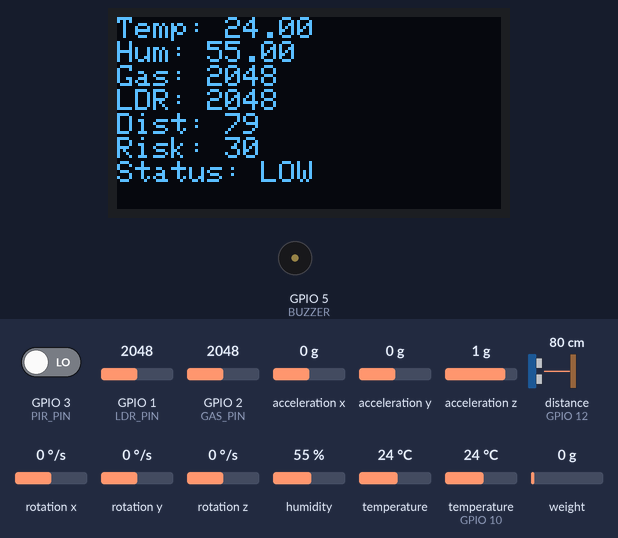
The sketch below on a simulated ESP32-S3. Shown: 128×64 one-colour display, buzzer (waves = sounding, pin HIGH). Wiring (from diagram.json): ultrasonic range finder: trigger GPIO 11; echo GPIO 12. The test bench sets the inputs (shaded band); at power-on: distance to the obstacle (sensor on GPIO 12) 80 cm, weight on the scale 0 g, GPIO 2 (GAS_PIN) = 2048, temperature (sensor on GPIO 10) 24 °C, GPIO 1 (LDR_PIN) = 2048, GPIO 3 (PIR_PIN) LOW, acceleration x 0 g, acceleration y 0 g, acceleration z 1 g, rotation x 0 °/s, rotation y 0 °/s, rotation z 0 °/s, humidity 55 %, temperature 24 °C. The echo pulse lasts 58.3 µs per cm; pins used as bus, display or sensor lines are not drawn; what the sketch prints to the serial monitor is not drawn.

Above: at 4.3 s.
4.4 s: distance to the obstacle (sensor on GPIO 12) set to 2 cm
At 6.4 s:
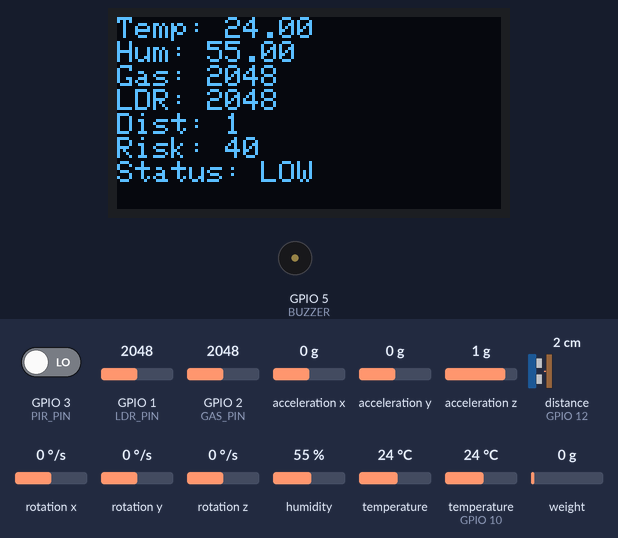
6.7 s: weight on the scale set to 100 g
At 7.8 s:
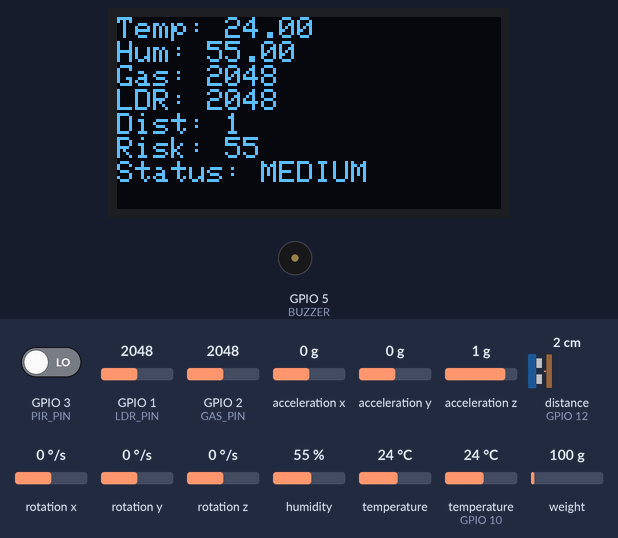
8.5 s: GPIO 2 (GAS_PIN) set to 1940
At 11.0 s:
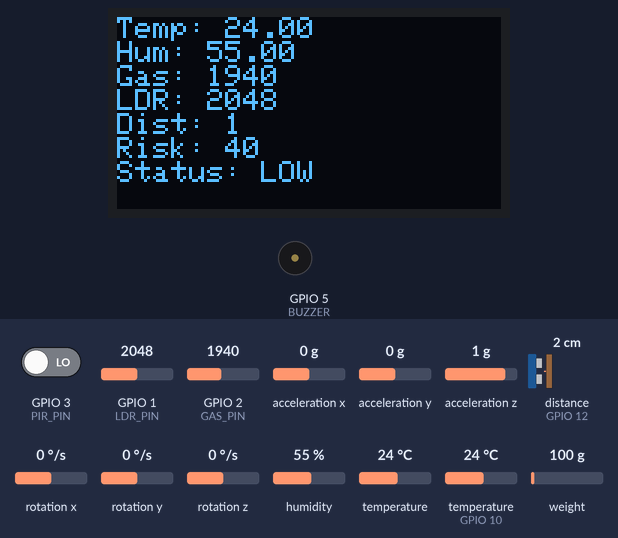
11.3 s: GPIO 2 (GAS_PIN) set to 1061
At 13.5 s:
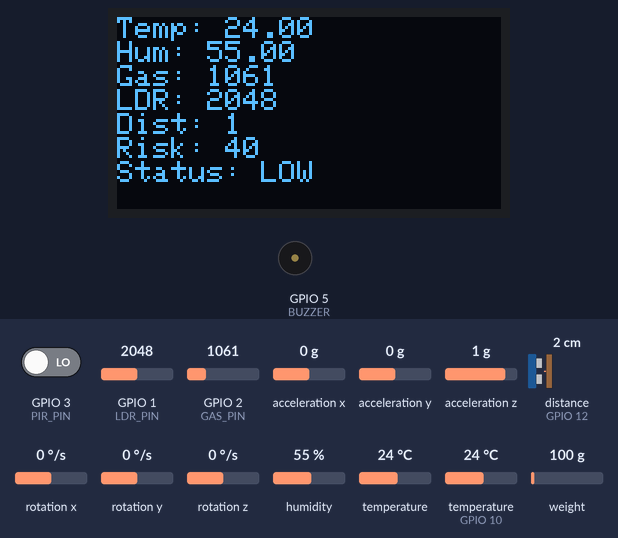
14.3 s: GPIO 2 (GAS_PIN) set to 927
At 16.9 s:
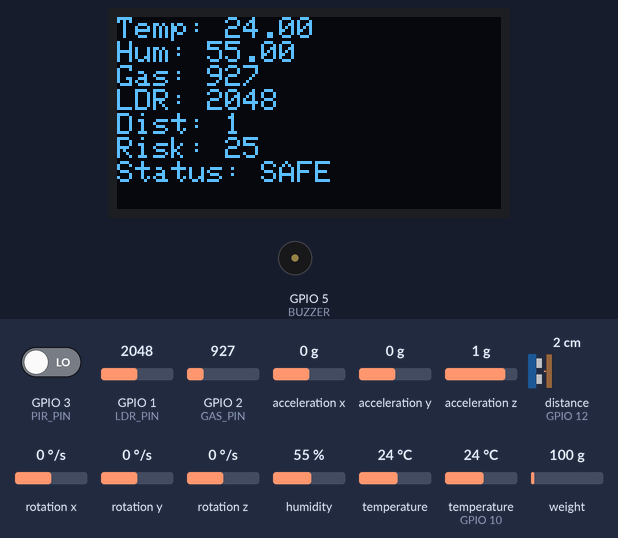
17.4 s: temperature (sensor on GPIO 10) set to 12 °C
At 20.3 s:
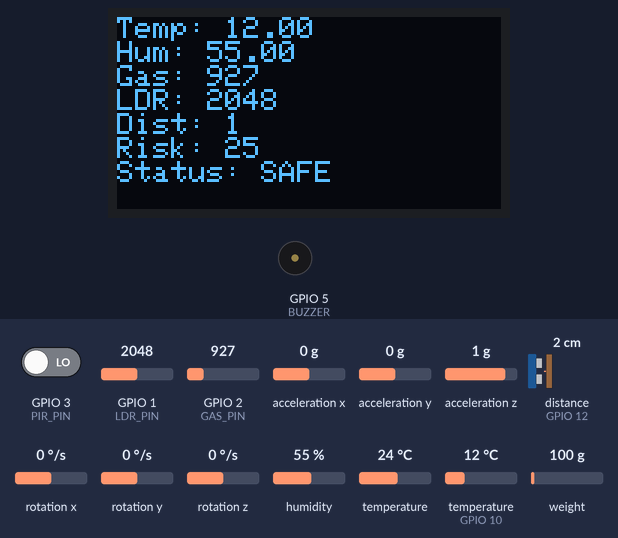
Timing chart, 0 to 21.4 s (numbered marks = the images above; inputs shaded):
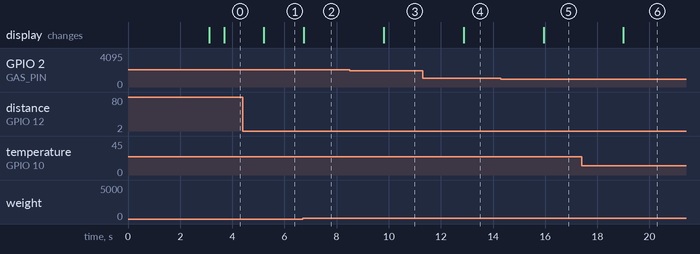

The sketch:

sketch.ino
```cpp
#include <Wire.h>
#include <Adafruit_GFX.h>
#include <Adafruit_SSD1306.h>
#include <DHT.h>
#include "HX711.h"
#include <Adafruit_Sensor.h>
#include <Adafruit_MPU6050.h>

// Display
#define SCREEN_WIDTH 128
#define SCREEN_HEIGHT 64
Adafruit_SSD1306 display(SCREEN_WIDTH, SCREEN_HEIGHT, &Wire, -1);

// Pins
#define DHTPIN 10
#define DHTTYPE DHT22
#define PIR_PIN 3
#define BUZZER 5
#define BUTTON 4
#define GAS_PIN 2
#define LDR_PIN 1
#define TRIG 11
#define ECHO 12
#define HX_DT 6
#define HX_SCK 7

// Sensors
DHT dht(DHTPIN, DHTTYPE);
HX711 scale;
Adafruit_MPU6050 mpu;

float baseWeight = 0;
// >>> FIX: Track MPU6050 status with a flag instead of calling begin() every loop
bool mpuReady = false;

// Buzzer control
unsigned long lastBuzzerTime = 0;
const int beepInterval = 500;

// Ultrasonic helper
long readUltrasonic() {
  digitalWrite(TRIG, LOW);
  delayMicroseconds(2);
  digitalWrite(TRIG, HIGH);
  delayMicroseconds(10);
  digitalWrite(TRIG, LOW);
  long duration = pulseIn(ECHO, HIGH, 30000);

  if (duration == 0) {
    duration = 20000;
  }

  return duration * 0.034 / 2;
}

// Risk calculation
int calculateRisk(float temp, int gas, int motion, float weightChange,
                  long distance, int light, float tilt) {
  int risk = 0;
  if (gas > 2000) risk += 30;
  else if (gas > 1000) risk += 15;

  if (temp > 40) risk += 10;
  if (motion) risk += 15;
  if (weightChange > 50) risk += 15;
  if (distance < 20) risk += 10;
  if (light < 1000 && motion) risk += 10;
  if (tilt > 20) risk += 10;

  return risk;
}

void setup() {
  Serial.begin(115200);
  delay(2000);
  Serial.println("ESP32 booted, starting sensors...");

  pinMode(PIR_PIN, INPUT);
  pinMode(BUZZER, OUTPUT);
  pinMode(BUTTON, INPUT_PULLUP);
  pinMode(TRIG, OUTPUT);
  pinMode(ECHO, INPUT);

  Wire.begin(8, 9);

  // I2C Scanner
  byte error, address;
  Serial.println("Scanning I2C...");
  for (address = 1; address < 127; address++) {
    Wire.beginTransmission(address);
    error = Wire.endTransmission();
    if (error == 0) {
      Serial.print("I2C device found at 0x");
      Serial.println(address, HEX);
    }
  }

  // DHT
  dht.begin();

  // HX711
  scale.begin(HX_DT, HX_SCK);
  unsigned long startTime = millis();
  while (!scale.is_ready() && (millis() - startTime < 3000)) {
    delay(10);
  }
  if (!scale.is_ready()) {
    Serial.println("HX711 not detected! Using default weight.");
    baseWeight = 100;
  } else {
    scale.set_scale();
    scale.tare();
    baseWeight = scale.get_units();
    Serial.print("Base weight: "); Serial.println(baseWeight);
  }

  // >>> FIX: Only call mpu.begin() ONCE here, save result to flag
  if (!mpu.begin()) {
    Serial.println("MPU6050 not found!");
    mpuReady = false;
  } else {
    Serial.println("MPU6050 ready!");
    mpuReady = true;
  }

  // Display
  if (!display.begin(SSD1306_SWITCHCAPVCC, 0x3C)) {
    Serial.println("SSD1306 not at 0x3C! Trying 0x3D...");
    if (!display.begin(SSD1306_SWITCHCAPVCC, 0x3D)) {
      Serial.println("SSD1306 allocation failed!");
    }
  }
  display.clearDisplay();
  display.setTextSize(1);
  display.setTextColor(SSD1306_WHITE);
}

void loop() {
  float temp = dht.readTemperature();
  float humidity = dht.readHumidity();
  if (isnan(temp)) temp = 0;
  if (isnan(humidity)) humidity = 0;   // >>> FIX: Also guard humidity

  int gas = analogRead(GAS_PIN);
  int light = analogRead(LDR_PIN);
  int motion = digitalRead(PIR_PIN);
  long distance = readUltrasonic();

  float weight = scale.is_ready() ? scale.get_units(5) : baseWeight;
  // >>> FIX: Use fabs() for float instead of abs()
  float weightChange = fabs(weight - baseWeight);

  // >>> FIX: Use the flag, do NOT call mpu.begin() again
  float tilt = 0;
  if (mpuReady) {
    sensors_event_t a, g, tempEvent;
    mpu.getEvent(&a, &g, &tempEvent);
    tilt = sqrt(a.acceleration.x * a.acceleration.x +
                a.acceleration.y * a.acceleration.y +
                a.acceleration.z * a.acceleration.z);
  }

  int risk = calculateRisk(temp, gas, motion, weightChange, distance, light, tilt);

  String status = "SAFE";
  if (risk > 75) status = "CRITICAL";
  else if (risk > 50) status = "MEDIUM";
  else if (risk > 25) status = "LOW";

  // Buzzer
  if (risk > 75) {
    if (millis() - lastBuzzerTime > beepInterval) {
      digitalWrite(BUZZER, !digitalRead(BUZZER));
      lastBuzzerTime = millis();
    }
  } else {
    digitalWrite(BUZZER, LOW);
  }

  // Serial
  Serial.print("Temp: "); Serial.print(temp);
  Serial.print(" | Gas: "); Serial.print(gas);
  Serial.print(" | LDR: "); Serial.print(light);
  Serial.print(" | Dist: "); Serial.print(distance);
  Serial.print(" | Risk: "); Serial.println(risk);

  // Display
  display.clearDisplay();
  display.setCursor(0, 0);
  display.print("Temp: "); display.println(temp);
  display.print("Hum: "); display.println(humidity);
  display.print("Gas: "); display.println(gas);
  display.print("LDR: "); display.println(light);
  display.print("Dist: "); display.println(distance);
  display.print("Risk: "); display.println(risk);
  display.print("Status: "); display.println(status);
  display.display();

  delay(1000);
}
```

Measured:
- the behaviour switches between 2001 and 2000 on GPIO 2 (GAS_PIN) (found by bisection; images 2 and 3)
- the behaviour switches between 1001 and 1000 on GPIO 2 (GAS_PIN) (found by bisection; images 4 and 5)
- after the input at 4.4 s, the display: changes after 0.81 s (image 1)
- after the input at 6.7 s, the display: changes after 0.05 s (image 2)
- after the input at 8.5 s, the display: changes after 1.3 s (image 3)
- after the input at 11.3 s, the display: changes after 1.6 s (image 4)
- after the input at 14.3 s, the display: changes after 1.6 s (image 5)
- after the input at 17.4 s, the display: changes after 1.6 s (image 6)
